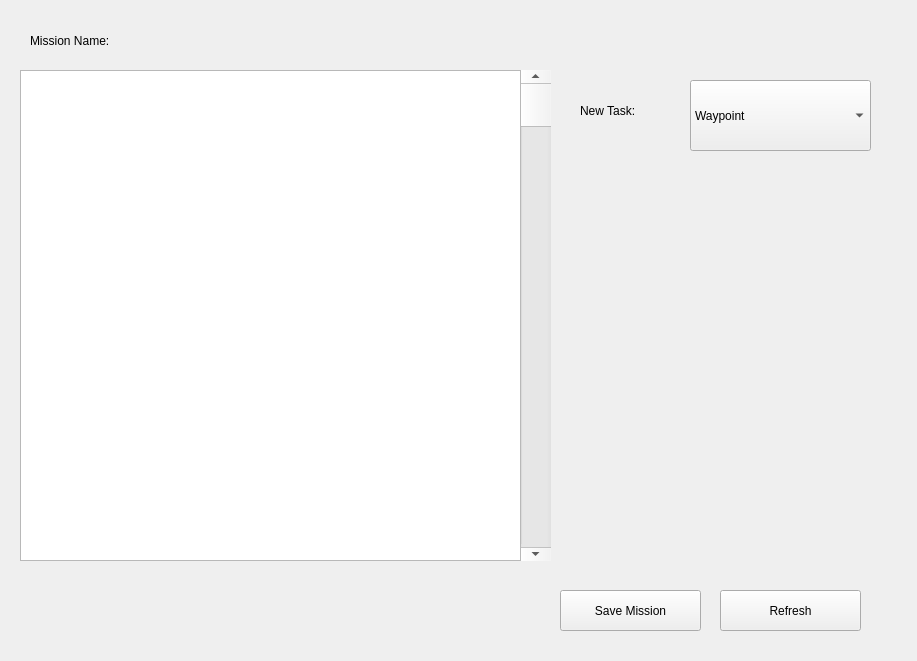
<?xml version="1.0" encoding="UTF-8"?>
<ui version="4.0">
 <class>Form</class>
 <widget class="QWidget" name="Form">
  <property name="geometry">
   <rect>
    <x>0</x>
    <y>0</y>
    <width>917</width>
    <height>661</height>
   </rect>
  </property>
  <property name="windowTitle">
   <string>Form</string>
  </property>
  <widget class="QComboBox" name="selectorBox">
   <property name="geometry">
    <rect>
     <x>690</x>
     <y>80</y>
     <width>181</width>
     <height>71</height>
    </rect>
   </property>
   <item>
    <property name="text">
     <string>Waypoint</string>
    </property>
   </item>
   <item>
    <property name="text">
     <string>Buoy</string>
    </property>
   </item>
   <item>
    <property name="text">
     <string>Gate - No Vision</string>
    </property>
   </item>
  </widget>
  <widget class="QLabel" name="listLabel">
   <property name="geometry">
    <rect>
     <x>30</x>
     <y>30</y>
     <width>500</width>
     <height>21</height>
    </rect>
   </property>
   <property name="text">
    <string>Mission Name:</string>
   </property>
  </widget>
  <widget class="QScrollBar" name="taskListScrollBar">
   <property name="geometry">
    <rect>
     <x>520</x>
     <y>70</y>
     <width>31</width>
     <height>491</height>
    </rect>
   </property>
   <property name="orientation">
    <enum>Qt::Vertical</enum>
   </property>
  </widget>
  <widget class="QPushButton" name="saveButton">
   <property name="geometry">
    <rect>
     <x>560</x>
     <y>590</y>
     <width>141</width>
     <height>41</height>
    </rect>
   </property>
   <property name="text">
    <string>Save Mission</string>
   </property>
  </widget>
  <widget class="QPushButton" name="saveButton_2">
   <property name="geometry">
    <rect>
     <x>720</x>
     <y>590</y>
     <width>141</width>
     <height>41</height>
    </rect>
   </property>
   <property name="text">
    <string>Refresh</string>
   </property>
  </widget>
  <widget class="QLabel" name="listLabel_2">
   <property name="geometry">
    <rect>
     <x>580</x>
     <y>80</y>
     <width>101</width>
     <height>61</height>
    </rect>
   </property>
   <property name="text">
    <string>New Task:</string>
   </property>
  </widget>
  <widget class="QPlainTextEdit" name="plainTextEdit">
   <property name="geometry">
    <rect>
     <x>20</x>
     <y>70</y>
     <width>501</width>
     <height>491</height>
    </rect>
   </property>
  </widget>
 </widget>
 <resources/>
 <connections/>
</ui>
